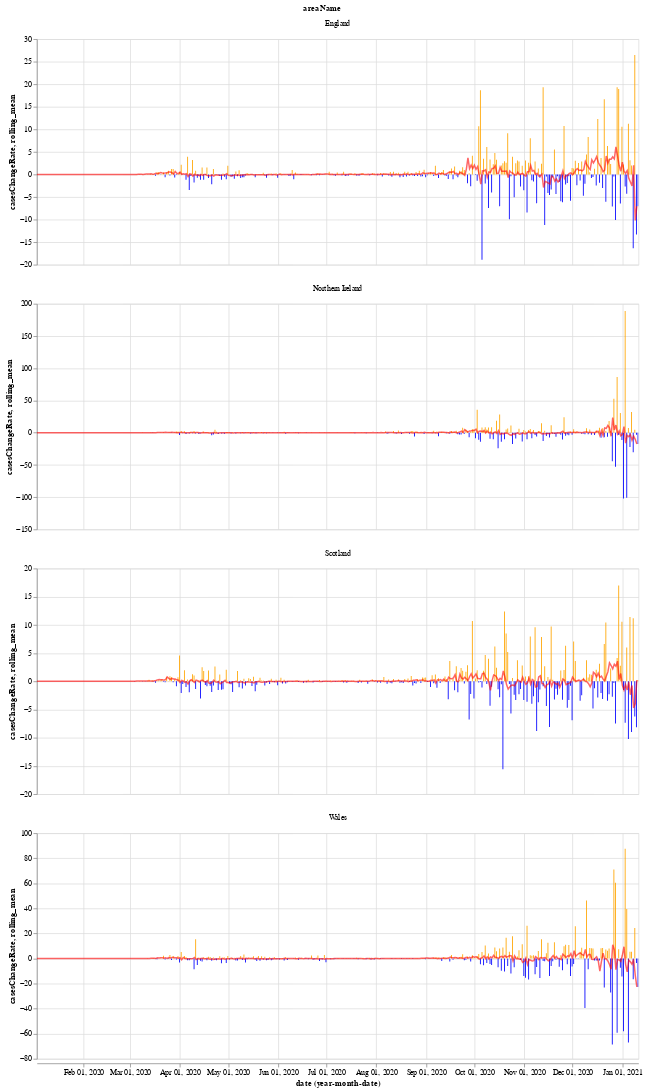

The notebook cell this image was saved under:
### Markdown cell above
We will use the Python library `Altair` for visualising the data, see the [altair docs](https://altair-viz.github.io/) for more information.

First we have a graph which shows the daily change in the number of new cases for each country. This number jumps up and down all over the place, which is likely due to delay in reporting of new cases over the weekend. Another interesting thing is that it looks like the daily cases in Wales experienced a much shorter period of calm over the summer (calm in the sense of daily cases not jumping up and down).

The orange bars are days when the number of new cases (per 100k population) was more than the previous day, while the blue are days when the number of new cases dropped. The red line is the 7 day moving average. 

When the moving average line is below 0, it means that there is a consistent drop in new cases. We can see this clearly happening around the times that lockdowns were introduced (though, to varying degrees). I will update the graphs soon with a marker of when each lockdown started.

### Code cell
# collapse
import altair as alt

bars = alt.Chart(uk_cases).mark_bar().encode(
    x="yearmonthdate(date):T",
    y="casesChangeRate:Q",
    tooltip='casesChange',
    color=alt.condition(
        alt.datum.casesChangeRate > 0,
        alt.value("orange"),  # The positive color
        alt.value("blue")  # The negative color
    )
).properties(title='Daily change in number of new cases with 7 day rolling mean',width=800).interactive()

line = alt.Chart(uk_cases).mark_line(
    color='red',
    size=2,
    opacity=0.6
).transform_window(
    rolling_mean='mean(casesChangeRate)',
    frame=[0, 7],
    groupby=['areaName']
).encode(
    x='yearmonthdate(date):T',
    y='rolling_mean:Q'
)

alt.layer(bars, line, data=uk_cases).facet(alt.Column(
    'areaName'), columns=1).resolve_scale(y='independent')

### Figure 1 — Vega-Lite specification as saved in the notebook (floating-point values rounded to 4 significant figures; data arrays with more than 128 entries replaced by an {"elided": "..."} marker saying what was removed)
{"config": {"view": {"continuousWidth": 400, "continuousHeight": 300}}, "data": {"name": "data-8f61de05055d27d8ffb85197e046f844"}, "facet": {"type": "nominal", "field": "areaName"}, "spec": {"layer": [{"mark": "bar", "encoding": {"color": {"condition": {"value": "orange", "test": "(datum.casesChangeRate > 0)"}, "value": "blue"}, "tooltip": {"type": "quantitative", "field": "casesChange"}, "x": {"type": "temporal", "field": "date", "timeUnit": "yearmonthdate"}, "y": {"type": "quantitative", "field": "casesChangeRate"}}, "selection": {"selector001": {"type": "interval", "bind": "scales", "encodings": ["x", "y"]}}, "title": "Daily change in number of new cases with 7 day rolling mean", "width": 800}, {"mark": {"type": "line", "color": "red", "opacity": 0.6, "size": 2}, "encoding": {"x": {"type": "temporal", "field": "date", "timeUnit": "yearmonthdate"}, "y": {"type": "quantitative", "field": "rolling_mean"}}, "transform": [{"window": [{"op": "mean", "field": "casesChangeRate", "as": "rolling_mean"}], "frame": [0, 7], "groupby": ["areaName"]}]}]}, "columns": 1, "resolve": {"scale": {"y": "independent"}}, "$schema": "https://vega.github.io/schema/vega-lite/v4.8.1.json", "datasets": {"data-8f61de05055d27d8ffb85197e046f844": {"elided": "1496 records"}}}
